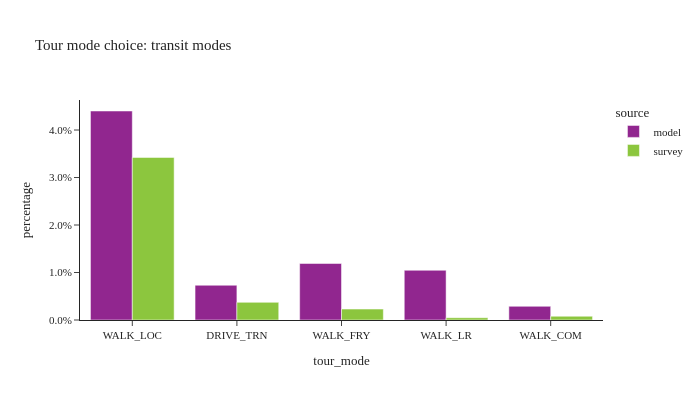

The notebook cell saved with this chart:
### Code cell
# show only transit modes
df_plot = tour_data.groupby(['source','tour_mode'])['tour_weight'].sum().reset_index()
df_plot['percentage'] = df_plot.groupby(['source'], group_keys=False)['tour_weight']. \
    apply(lambda x: x / float(x.sum()))

fig = px.bar(df_plot.loc[df_plot['tour_mode'].isin(transit_modes)], x="tour_mode", y="percentage", color="source",barmode="group",
             title="Tour mode choice: transit modes")
fig.for_each_annotation(lambda a: a.update(text = a.text.split("=")[-1]))
fig.update_layout(height=400, width=700, yaxis=dict(tickformat=".1%"))
fig.show()

### Figure 1 — Plotly figure (JSON) as saved in the notebook; plotly's stock layout.template omitted (floating-point values rounded to 4 significant figures)
{"data": [{"alignmentgroup": "True", "hovertemplate": "source=model<br>tour_mode=%{x}<br>percentage=%{y}<extra></extra>", "legendgroup": "model", "marker": {"color": "#91268F", "pattern": {"shape": ""}}, "name": "model", "offsetgroup": "model", "orientation": "v", "showlegend": true, "textposition": "auto", "type": "bar", "x": ["WALK_LOC", "DRIVE_TRN", "WALK_FRY", "WALK_LR", "WALK_COM"], "xaxis": "x", "y": [0.044, 0.007318, 0.0119, 0.01047, 0.002884], "yaxis": "y"}, {"alignmentgroup": "True", "hovertemplate": "source=survey<br>tour_mode=%{x}<br>percentage=%{y}<extra></extra>", "legendgroup": "survey", "marker": {"color": "#8CC63E", "pattern": {"shape": ""}}, "name": "survey", "offsetgroup": "survey", "orientation": "v", "showlegend": true, "textposition": "auto", "type": "bar", "x": ["WALK_LOC", "DRIVE_TRN", "WALK_FRY", "WALK_LR", "WALK_COM"], "xaxis": "x", "y": [0.03423, 0.00372, 0.002301, 0.0004798, 0.0007908], "yaxis": "y"}], "layout": {"barmode": "group", "height": 400, "legend": {"title": {"text": "source"}, "tracegroupgap": 0}, "title": {"text": "Tour mode choice: transit modes"}, "width": 700, "xaxis": {"anchor": "y", "domain": [0, 1], "title": {"text": "tour_mode"}}, "yaxis": {"anchor": "x", "domain": [0, 1], "tickformat": ".1%", "title": {"text": "percentage"}}}}
